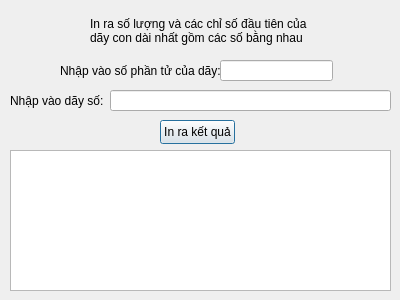
<?xml version="1.0" encoding="UTF-8"?>
<ui version="4.0">
 <class>Bai10_Tuan3</class>
 <widget class="QDialog" name="Bai10_Tuan3">
  <property name="geometry">
   <rect>
    <x>0</x>
    <y>0</y>
    <width>400</width>
    <height>300</height>
   </rect>
  </property>
  <property name="windowTitle">
   <string>Bai10_Tuan3</string>
  </property>
  <widget class="QLabel" name="label">
   <property name="geometry">
    <rect>
     <x>90</x>
     <y>10</y>
     <width>221</width>
     <height>41</height>
    </rect>
   </property>
   <property name="text">
    <string>In ra số lượng và các chỉ số đầu tiên của
dãy con dài nhất gồm các số bằng nhau</string>
   </property>
  </widget>
  <widget class="QLabel" name="label_3">
   <property name="geometry">
    <rect>
     <x>10</x>
     <y>90</y>
     <width>101</width>
     <height>21</height>
    </rect>
   </property>
   <property name="text">
    <string>Nhập vào dãy số:</string>
   </property>
  </widget>
  <widget class="QLineEdit" name="lineEdit_2">
   <property name="geometry">
    <rect>
     <x>110</x>
     <y>90</y>
     <width>281</width>
     <height>21</height>
    </rect>
   </property>
  </widget>
  <widget class="QPushButton" name="pushButton">
   <property name="geometry">
    <rect>
     <x>160</x>
     <y>120</y>
     <width>75</width>
     <height>24</height>
    </rect>
   </property>
   <property name="text">
    <string>In ra kết quả</string>
   </property>
  </widget>
  <widget class="QLabel" name="label_2">
   <property name="geometry">
    <rect>
     <x>60</x>
     <y>60</y>
     <width>161</width>
     <height>21</height>
    </rect>
   </property>
   <property name="text">
    <string>Nhập vào số phần tử của dãy:</string>
   </property>
  </widget>
  <widget class="QLineEdit" name="lineEdit">
   <property name="geometry">
    <rect>
     <x>220</x>
     <y>60</y>
     <width>113</width>
     <height>21</height>
    </rect>
   </property>
  </widget>
  <widget class="QTextEdit" name="textEdit">
   <property name="geometry">
    <rect>
     <x>10</x>
     <y>150</y>
     <width>381</width>
     <height>141</height>
    </rect>
   </property>
  </widget>
 </widget>
 <layoutdefault spacing="6" margin="11"/>
 <resources/>
 <connections/>
</ui>
